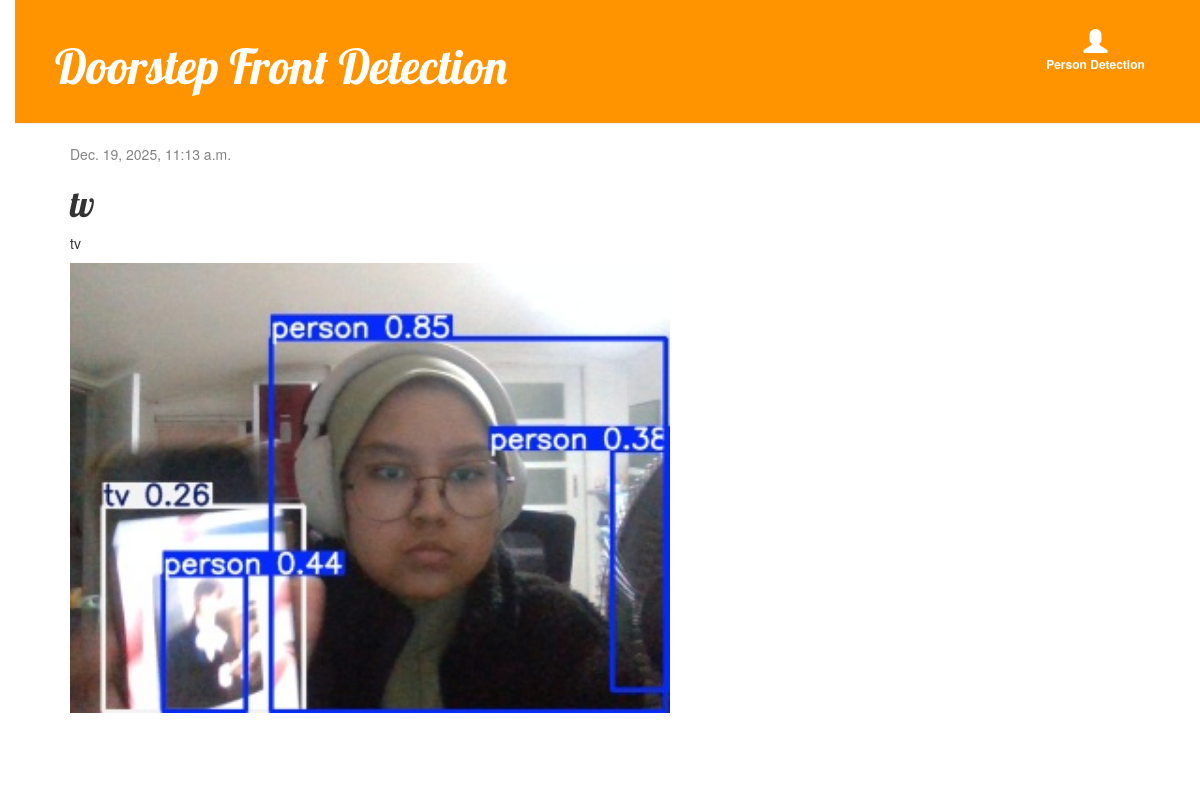
The app's page /post/147/ with its own data.
### blog/models.py (models this page shows, shortened)
class Post(models.Model):
    author = models.ForeignKey(
    settings.AUTH_USER_MODEL,
    on_delete=models.CASCADE,
    null=True,
    blank=True
)
    title= models.CharField(max_length=200)
    text = models.TextField()
    created_date= models.DateTimeField(default=timezone.now)
    published_date= models.DateTimeField(blank=True, null=True)
    image = models.ImageField(upload_to='blog_image/%Y/%m/%d/', default='blog_image/default_error.png')

### blog/views.py (the view)
# urls.py: path('post/<int:pk>/', views.post_detail, name='post_detail'),
def post_detail(request, pk):
    post = get_object_or_404(Post, pk=pk)
    return render(request, 'blog/post_detail.html', {'post': post})

### blog/templates/blog/post_detail.html (shortened to what this page needs)
 {% extends 'blog/base.html' %}
{% block content %}
<div class="post">
 {% if post.published_date %}
<div class="date">
 {{ post.published_date }}
</div>
 {% endif %}
 <h1>{{ post.title }}</h1>
 <p>{{ post.text|linebreaksbr }}</p>
 <img src="{{ post.image.url }}" class="rounded blog-image-list">
 </div>
 {% endblock %}

### blog/static/css/blog.css (style rules this page uses)
body { padding-left: 15px; }
h1, h2, h3, h4 { font-family: 'Lobster', cursive; }
.date { color: #828282; }
.post { margin-bottom: 70px; }
.blog-image-list { object-fit: cover; width: 80% }

### records on screen
Post: published_date "Dec. 19, 2025, 11:13 a.m.", title "tv", text "tv", image (picture)
